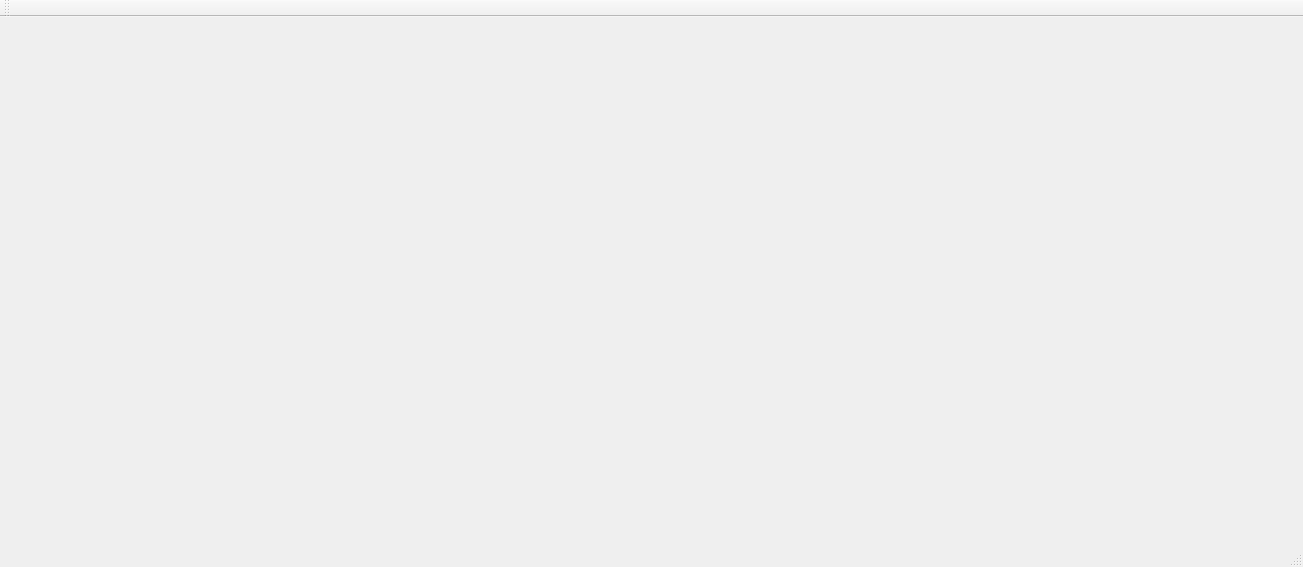
<?xml version="1.0" encoding="UTF-8"?>
<ui version="4.0">
 <class>MainWindow</class>
 <widget class="QMainWindow" name="MainWindow">
  <property name="geometry">
   <rect>
    <x>0</x>
    <y>0</y>
    <width>1303</width>
    <height>567</height>
   </rect>
  </property>
  <property name="windowTitle">
   <string>MainWindow</string>
  </property>
  <widget class="QWidget" name="centralWidget"/>
  <widget class="QMenuBar" name="menuBar">
   <property name="geometry">
    <rect>
     <x>0</x>
     <y>0</y>
     <width>1303</width>
     <height>20</height>
    </rect>
   </property>
  </widget>
  <widget class="QToolBar" name="mainToolBar">
   <attribute name="toolBarArea">
    <enum>TopToolBarArea</enum>
   </attribute>
   <attribute name="toolBarBreak">
    <bool>false</bool>
   </attribute>
  </widget>
  <widget class="QStatusBar" name="statusBar"/>
 </widget>
 <layoutdefault spacing="6" margin="11"/>
 <resources/>
 <connections/>
</ui>
